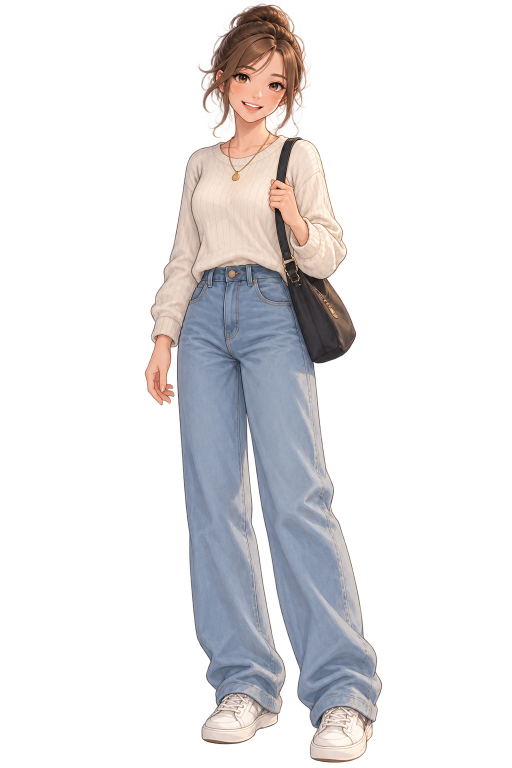
#> input picture frontend/tools/sources/sophie-casual.png, 1024 x 1536 px, found by its file name (shown at 1/2 size)
$ python build_opening_sprites.py
#> lines starting #> are read from the running program, lines starting #| are printed output that depends on the picture; after the words box and inside, x2 and y2 are one past the last pixel; in counts of white or black regions, pixels touching at a corner belong together
### frontend/tools/build_world_sprites.py
#!/usr/bin/env python3
"""Turn a sheet of full-body poses into world frames for one character.

The sheet holds one or more figures side by side on a transparent background
(or on one flat colour, with --key-background). Each figure is cut out, cleaned
of faint background haze, and placed on a shared canvas with the head at the
same position and one shared scale, so swapping between frames never makes the
character jump or resize.

With a reference image (by default the character's world/idle.png, when it
exists) the frames match that image's canvas, height and head position. Without
one, the first run for a character sets them: the tallest figure fills the
canvas from HEAD_ROOM down to the feet line.

Usage (needs Pillow and numpy), from frontend/:
    python tools/build_world_sprites.py --character sophie --name walking --sheet tools/sources/sophie-walk-sheet.webp
    python tools/build_world_sprites.py --character player --name idle --sheet tools/sources/player-idle.png --canvas 320x480
    python tools/build_world_sprites.py --character player --name walking-side --sheet tools/sources/player-walk-side.png

One figure is written as <name>.png, several as <name>-1.png, <name>-2.png, ...
"""
import argparse
from pathlib import Path

import numpy as np
from PIL import Image

ASSETS = Path("public/assets/characters")
SOLID = 60          # alpha above this counts as figure when measuring
HAZE = 24           # alpha at or below this is leftover background and is removed
HEAD_FRACTION = 0.14  # top share of a figure used to find the head's centre line
HEAD_ROOM = 0.04    # share of the canvas left empty above the head when there is no reference
FEET_LINE = 0.985   # where the feet sit on the canvas when there is no reference
KEY_TOLERANCE = 38  # how far a colour may be from the background and still be removed


def figure_columns(alpha: np.ndarray):
    """Column ranges that contain a figure, left to right."""
    filled = (alpha > SOLID).sum(axis=0) > 2
    runs, start = [], None
    for x, on in enumerate(filled):
        if on and start is None:
            start = x
        elif not on and start is not None:
            runs.append((start, x))
            start = None
    if start is not None:
        runs.append((start, len(filled)))
    # A hand or a strand of hair can leave a sliver; a figure is wider than that.
    widest = max((end - start for start, end in runs), default=0)
    return [(start, end) for start, end in runs if end - start >= widest * 0.25]


def measure(alpha: np.ndarray):
    """Top, bottom and head centre of the figure in an alpha channel."""
    solid = alpha > SOLID
    rows = np.where(solid.any(axis=1))[0]
    top, bottom = int(rows.min()), int(rows.max())
    head_rows = solid[top:top + max(1, int((bottom - top) * HEAD_FRACTION))]
    head_x = float(np.where(head_rows.any(axis=0))[0].mean())
    return top, bottom, head_x


# [74 lines left out: functions key_out_background, main, not called in this run]


# [2 lines that do not run on import are left out]

### frontend/tools/build_opening_sprites.py
#!/usr/bin/env python3
"""Large full-body frames of Sophie for the opening in the park.

The world frames (characters/sophie/world, 320x480) are drawn small on the
street. In the opening she walks up to the camera and fills much of the
screen, so she needs bigger art: the original Ren'Py full-body images
(sources/sophie-casual.png, sources/sophie-waving.png, 1024x1536) and the
six-pose walk sheet, put on one canvas with one scale and the head in one
place, so swapping frames never makes her jump.

Usage (needs Pillow and numpy), from frontend/:
    python tools/build_opening_sprites.py
"""
from pathlib import Path

import numpy as np
from PIL import Image

from build_world_sprites import HAZE, figure_columns, measure

SOURCES = Path("tools/sources")
OUT = Path("public/assets/characters/sophie/opening")
CANVAS = (683, 1024)


def resize(pose: np.ndarray, scale: float) -> Image.Image:
    # Premultiplied alpha, so edges do not pick up a dark fringe.
    source = Image.fromarray(pose, "RGBA").convert("RGBa")
    size = (max(1, round(pose.shape[1] * scale)), max(1, round(pose.shape[0] * scale)))
    return source.resize(size, Image.LANCZOS).convert("RGBA")


def place(pose: np.ndarray, scale: float, top: int, head_x: float, ref_top: float, ref_head_x: float) -> Image.Image:
    frame = Image.new("RGBA", CANVAS, (0, 0, 0, 0))
    frame.alpha_composite(resize(pose, scale), (round(ref_head_x - head_x * scale), round(ref_top - top * scale)))
    return frame


def main():
    OUT.mkdir(parents=True, exist_ok=True)
    # The standing image sets the canvas: it is scaled to fit, and the others match it.
    idle = np.asarray(Image.open(SOURCES / "sophie-casual.png").convert("RGBA")).copy()
#> idle is the input picture: shape (1536, 1024, 4); mean R, G, B, A 69.6, 65, 65, 65.6
    idle[idle[..., 3] <= HAZE] = 0
    base = CANVAS[1] / idle.shape[0]
#> base = 0.667
    top, bottom, head_x = measure(idle[..., 3])
#> in measure, `solid = alpha > SOLID`:
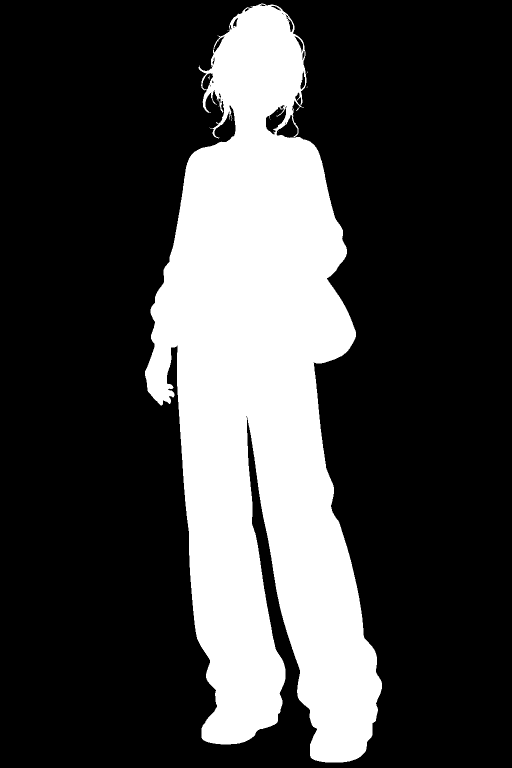
#> solid: shape (1536, 1024) bool (shown at 1/2 size); 26.2% white; 11 white regions (10 under 20 px), largest, box (x1, y1, x2, y2) and area: (290, 7, 764, 1525) 411555
#> in measure, `rows = np.where(solid.any(axis=1))[0]`: rows = 1518 values from 7 to 1524
#> in measure, `top, bottom = int(rows.min()), int(rows.max())`: top = 7; bottom = 1524
#> in measure, `head_rows = solid[top:top + max(1, int((bottom - top) * HEAD_FRACTION))]`: head_rows: shape (212, 1024) bool; 14.9% white; 6 white regions (5 under 20 px), largest, box (x1, y1, x2, y2) and area: (396, 0, 613, 212) 32376
#> in measure, `head_x = float(np.where(head_rows.any(axis=0))[0].mean())`: head_x = 505.5
#> top = 7; bottom = 1524; head_x = 505.5
    ref_top, ref_head_x, ref_height = top * base, head_x * base, (bottom - top) * base
#> ref_top = 4.67; ref_head_x = 337; ref_height = 1011.3
    place(idle, base, top, head_x, ref_top, ref_head_x).save(OUT / "idle.webp", quality=88)
#> in place, `frame = Image.new("RGBA", CANVAS, (0, 0, 0, 0))`: frame: PIL image 683x1024 RGBA; every value is 0

    waving = np.asarray(Image.open(SOURCES / "sophie-waving.png").convert("RGBA")).copy()
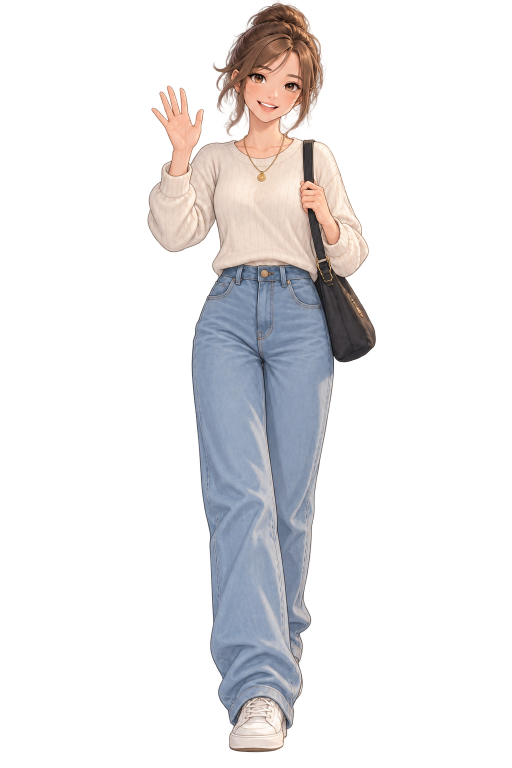
#> input picture frontend/tools/sources/sophie-waving.png, 1024 x 1536 px, found by its file name (shown at 1/2 size)
#> waving is the input picture: shape (1536, 1024, 4); mean R, G, B, A 61.9, 58.2, 58.7, 57
    waving[waving[..., 3] <= HAZE] = 0
    w_top, w_bottom, w_head = measure(waving[..., 3])
#> in measure (call 2), `solid = alpha > SOLID`: solid: shape (1536, 1024) bool; 22.8% white; 17 white regions (16 under 20 px), largest, box (x1, y1, x2, y2) and area: (295, 5, 752, 1505) 358039
#> in measure (call 2), `head_rows = solid[top:top + max(1, int((bottom - top) * HEAD_FRACTION))]`: head_rows: shape (209, 1024) bool; 16% white; 10 white regions (6 under 20 px), largest, box (x1, y1, x2, y2) and area: (426, 0, 647, 209) 32948, (334, 166, 358, 209) 543, (359, 170, 376, 209) 449, (319, 178, 341, 209) 370
#> w_top = 5; w_bottom = 1504; w_head = 497.8
    place(waving, base, w_top, w_head, ref_top, ref_head_x).save(OUT / "waving.webp", quality=88)

    sheet = np.asarray(Image.open(SOURCES / "sophie-walk-front.webp").convert("RGBA")).copy()
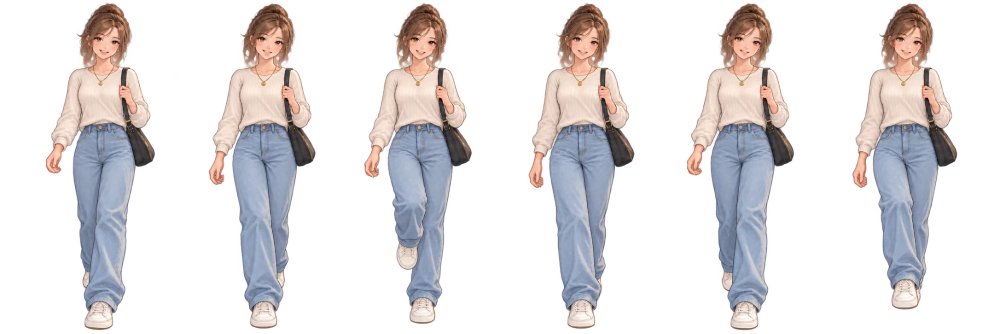
#> input picture frontend/tools/sources/sophie-walk-front.webp, 2000 x 667 px, found by its file name (shown at 1/2 size)
#> sheet is the input picture: shape (667, 2000, 4); mean R, G, B, A 66.4, 62.2, 63.3, 80.8
    sheet[sheet[..., 3] <= HAZE] = 0
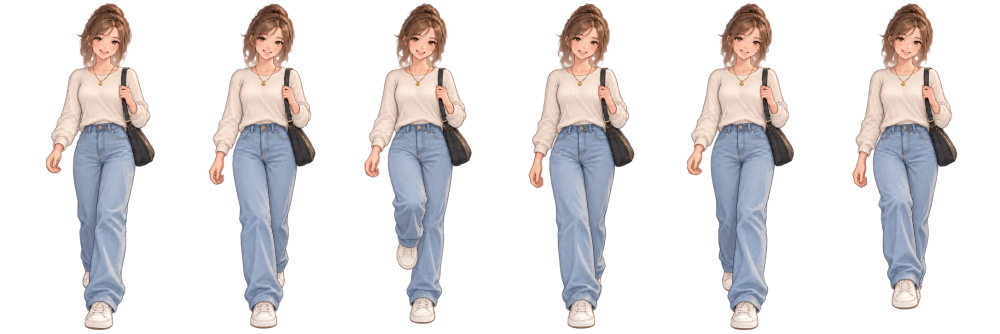
#> sheet: shape (667, 2000, 4) (shown at 1/2 size); 7.72% of pixels changed, all inside (x1, y1, x2, y2) = (38, 0, 1978, 667); transparent parts drawn white
    poses = []
    for start, end in figure_columns(sheet[..., 3]):
#> in figure_columns, `widest = max((end - start for start, end in runs), default=0)`: widest = 218
        pose = sheet[:, max(0, start - 4):end + 4]
        p_top, p_bottom, p_head = measure(pose[..., 3])
        poses.append((pose, p_top, p_bottom, p_head))
#> this loop made 6 passes
#> pass 1, in measure (call 3), `solid = alpha > SOLID`:
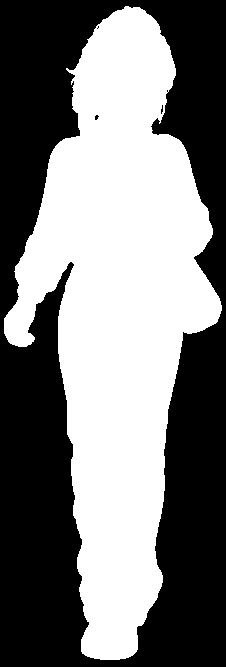
#> solid: shape (667, 226) bool; 48.1% white; 1 white region, box (x1, y1, x2, y2) and area: (4, 6, 222, 660) 72527
#> pass 1, in measure (call 3), `head_rows = solid[top:top + max(1, int((bottom - top) * HEAD_FRACTION))]`:
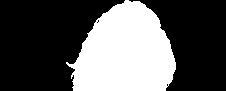
#> head_rows: shape (91, 226) bool; 34.8% white; 1 white region, box (x1, y1, x2, y2) and area: (66, 0, 176, 91) 7167
#> after the loop, poses = 6 items
    tallest = max(p_bottom - p_top for _, p_top, p_bottom, _ in poses)
#> tallest = 653
    scale = ref_height / tallest
#> scale = 1.55
    for index, (pose, p_top, _, p_head) in enumerate(poses, start=1):
        place(pose, scale, p_top, p_head, ref_top, ref_head_x).save(OUT / f"walking-{index}.webp", quality=88)
#> this loop made 6 passes
#> (p_top, p_head) on passes 1 to 6: (6, 120.5), (7, 122), (6, 117), (6, 113), (6, 120), (7, 111.5)
#> pass 2, in main, `place(pose, scale, p_top, p_head, ref_top, ref_head_x).save(OUT / f"wa..`:
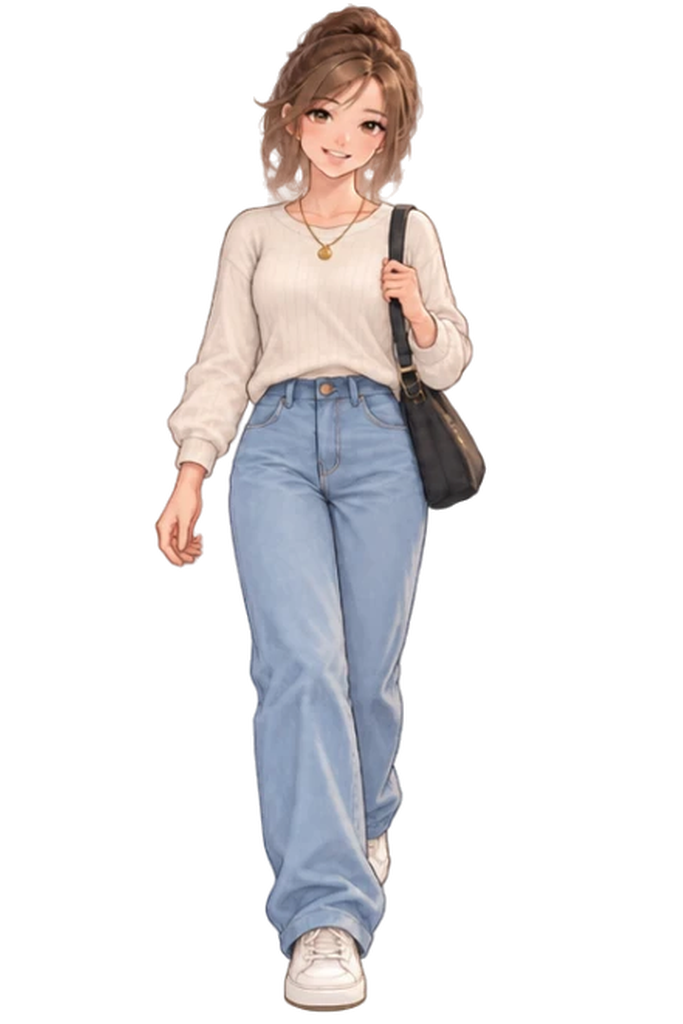
#> saved as walking-2.webp: PIL image 683x1024 RGBA; mean R, G, B, A 43.5, 40.9, 41.6, 62.4; transparent parts drawn white
    print(f"{len(poses)} walking frames, idle and waving on {CANVAS[0]}x{CANVAS[1]} in {OUT}")
#| 6 walking frames, idle and waving on 683x1024 in public/assets/characters/sophie/opening


if __name__ == "__main__":
    main()
